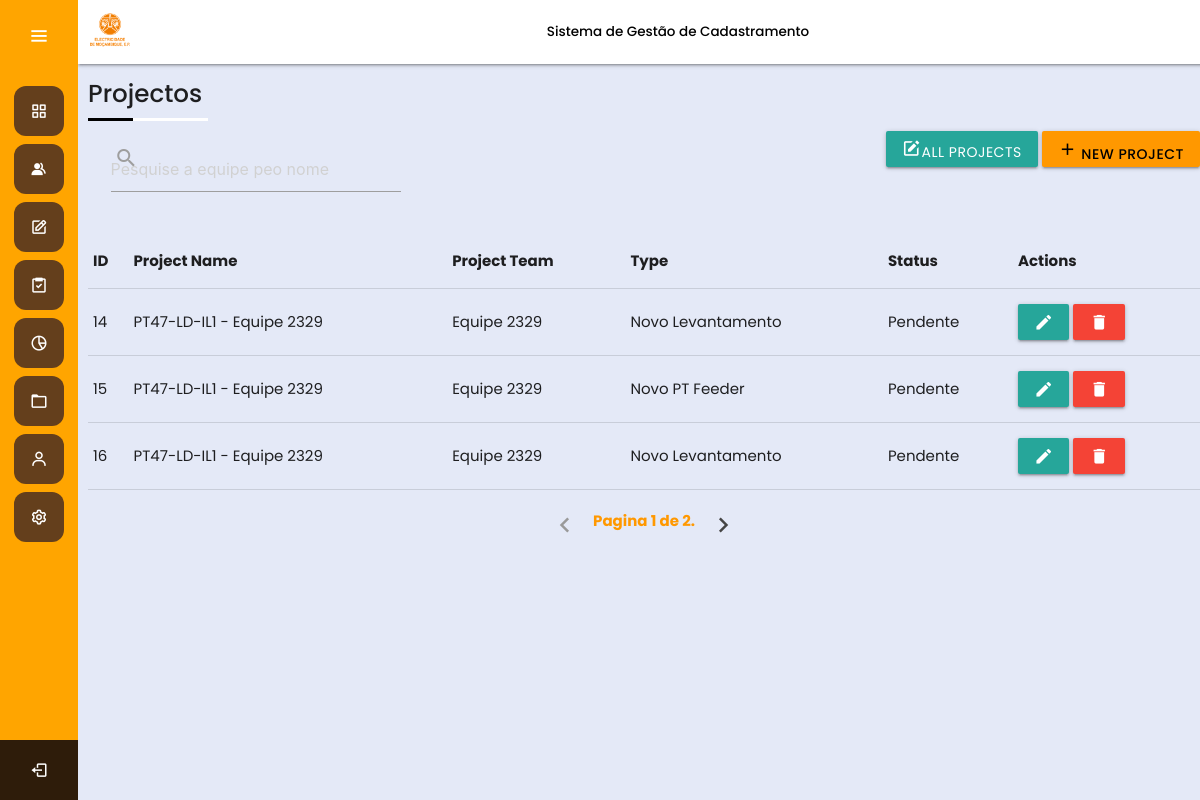
Screenshot of /project/ (signed in) with the database file from the repository.
### Project/models.py (models this page shows, shortened)
class Projecto(models.Model):
    tipo = models.ForeignKey(Project_type, on_delete=models.CASCADE, default=1)
    equipe = models.ForeignKey(Team, on_delete=models.CASCADE, default=1)
    LV = models.ForeignKey(LV_Feeder, on_delete=models.CASCADE, default=1)
    perfil = models.ForeignKey(Estado, on_delete=models.CASCADE, default=1)
    @property
    def lv_equipe_name(self):
        return f'{self.LV} - {self.equipe}'

class LV_Feeder(models.Model):
    name = models.CharField(max_length=15)
    PT = models.ManyToManyField (PT)
    def __str__(self):
        return f'{self.name}'

class Project_type(models.Model):
    Project_TYPE = (
        ('Novo Levantamento', 'Novo Levantamento'),
        ('Novo PT Feeder ', 'Novo PT Feeder '),
        ('Levantamento Correction', 'Levantamento Correction'),
        ('Premisses Locked', ' Premisses Locked'),
    )
    type = models.CharField(max_length=30, choices=Project_TYPE, unique=True)
    def __str__(self):
        return self.get_type_display()

class Estado(models.Model):
    Estado_TYPE = (
        ('Pendente', 'Pendente'),
        ('Aprovado', 'Aprovado'),
        ('Submetido', 'Submetido'),
        ('Reijeitado', 'Reijeitado'),
    )
    status = models.CharField(max_length=15, choices=Estado_TYPE, unique=True)
    def __str__(self):
        return f'{self.status}'

### Team/models.py (models this page shows, shortened)
class Team(models.Model):
    name = models.CharField(max_length=100, unique=True)
    slug = models.SlugField(default="", null=False)
    state = models.BooleanField(default=True)
    asc = models.ForeignKey(ASC, on_delete=models.CASCADE)
    creator = models.ForeignKey(User, on_delete=models.CASCADE, related_name='created_teams')
    membros = models.ForeignKey(User, on_delete=models.CASCADE, related_name='teams_members', limit_choices_to={'user_type__in':['tecnico_campo']}, default=1)
    membros_1 = models.ForeignKey(User, on_delete=models.CASCADE, related_name='teams_members_1', limit_choices_to={'user_type__in':['tecnico_campo']}, default=1)
    supervisor = models.ForeignKey(User, on_delete=models.CASCADE, related_name='teams_supervisor', limit_choices_to={'user_type__in':['supervisor_campo']}, default=1)
    date_created = models.DateTimeField(default=timezone.now)
    def __str__(self):
       return f'{self.name}'

### Project/views.py (the view, shortened to what this page needs)
# urls.py: path('', views.Templateview.as_view(), name='project_show'),
class Templateview(TemplateView):
    template_name = 'project_view.html'
    def get_context_data(self, **kwargs):
        context = super().get_context_data(**kwargs)
        all_projects = Projecto.objects.all()
        page = self.request.GET.get('page', 1)
        paginator = Paginator(all_projects, 3)  # Show 10 teams per page
        try:
            projectos = paginator.page(page)
        except PageNotAnInteger:
            projectos = paginator.page(1)
        except EmptyPage:
            projectos = paginator.page(paginator.num_pages)
        context['project'] = projectos
        return context

### Accounts/models.py (called while the page is built)
    def __str__(self):
        return self.nome

### templates/project_view.html (shortened to what this page needs)
{% extends "base.html" %}
{% block page_header %}
  Projectos
{% endblock page_header %}
{% block content_main %}
      <div class="row">
        <div class="col s7">
        <form method="POST" action="{% url 'Project:project_show' %}" >
            <div class="input-field col s6">
              <input id="search" type="search" name="search" required placeholder="Pesquise a equipe peo nome">
              <label class="label-icon" for="search"><i class="material-icons">search</i></label>
              <i class="material-icons">close</i>
            </div>
          </form>
      </div>
      <div class="right">
        <a href="{% url 'Project:project_show' %}" class="btn"> <i class="bx bxs-edit"></i>All Projects </a>
        <a href="{% url 'Project:project_create' %}" class="btn orange black-text"> <i class="material-icons">add</i>
          New Project</a>
   </div>
</div>
<div class="row">
  <table>
      <thead>
          <tr>
              <th>ID</th>
              <th>Project Name</th>
              <th>Project Team</th>
              <th>Type</th>
              <th>Status</th>
              <th>Actions</th>
          </tr>
      </thead>
      <tbody>
          {% if result %}
              {% for projects in result %}
                  <tr>
                      <td>{{projects.id}}</td>
                      <td>{{projects.lv_equipe_name}}</td>
                      <td>{{projects.equipe}}</td>
                      <td>{{ projects.tipo }}</td>
                      <td>{{projects.perfil}}</td>
                      <td>
                          <a href="" class="waves-effect waves-light btn"><i class="material-icons" data-toggle="tooltip" title="Edit">edit</i></a>
                          <a href="#modal2" class="waves-effect waves-light btn red modal-trigger"> <i class="material-icons" data-toggle="tooltip" title="Delete">delete</i></a>
                          <div id="modal2" class="modal">
                              <div class="modal-content orange">
                                  <div class="title">
                                      <h5>Team</h5>
                                  </div>
                                  <blockquote>
                                      De certeza vai apagar permanentemente a equipe: {{detail.name}}?
                                      <p class="white-text">Sera permanente</p>
                                  </blockquote>
                                  <form method="post" action="">
                                      {% csrf_token %}
                                  </form>
                              </div>
                              <div class="modal-footer">
                                  <input type="submit" class='btn btn-danger red' value="Delete">
                              </div>
                          </div>
                      </td>
                  </tr>
              {% endfor %}
          {% else %}
              {% for projects in project %}
                  <tr>
                      <td>{{projects.id}}</td>
                      <td>{{projects.lv_equipe_name}}</td>
                      <td>{{projects.equipe}}</td>
                      <td>{{projects.tipo}}</td>
                      <td>{{projects.perfil}}</td>
                      <td>
                          <a href="" class="waves-effect waves-light btn"><i class="material-icons" data-toggle="tooltip" title="Edit">edit</i></a>
                          <a href="#modal2" class="waves-effect waves-light btn red modal-trigger"> <i class="material-icons" data-toggle="tooltip" title="Delete">delete</i></a>
                      </td>
                  </tr>
              {% endfor %}
          {% endif %}
      </tbody>
  </table>
</div>
<ul class="pagination center orange-text" style="font-weight: bold">
  {% if project.has_previous %}
      <li class="waves-effect"><a href="?page={{ project.previous_page_number }}"><i class="material-icons text-custom-color">chevron_left</i></a></li>
  {% else %}
      <li class="disabled"><a><i class="material-icons">chevron_left</i></a></li>
  {% endif %}
  <span class="current text-custom-color">
      Pagina {{ project.number }} de {{ project.paginator.num_pages }}.
  </span>
  {% if project.has_next %}
      <li class="waves-effect"><a href="?page={{ project.next_page_number }}"><i class="material-icons text-custom-color">chevron_right</i></a></li>
  {% else %}
      <li class="disabled"><a><i class="material-icons">chevron_right</i></a></li>
  {% endif %}
</ul>
{% endblock content_main %}

### static/css/style.css (style rules this page uses)
* { margin: 0; padding: 0; box-sizing: border-box; font-family: "Poppins" , sans-serif; }
:root { --third-padding: 5px; --main-margin: 25px; --fourth-padding: 14px; --white-color: #fff; }
.black-text { font-size: 0.90rem; font-weight: 500; }

### rows the page displays
Projecto: id "14", lv_equipe_name "PT47-LD-IL1 - Equipe 2329", equipe "Equipe 2329", tipo "Novo Levantamento", perfil "Pendente"
Projecto: id "15", lv_equipe_name "PT47-LD-IL1 - Equipe 2329", equipe "Equipe 2329", tipo "Novo PT Feeder", perfil "Pendente"
Projecto: id "16", lv_equipe_name "PT47-LD-IL1 - Equipe 2329", equipe "Equipe 2329", tipo "Novo Levantamento", perfil "Pendente"

### other values shown
{{ project.number }} "1"
{{ project.paginator.num_pages }} "2"
